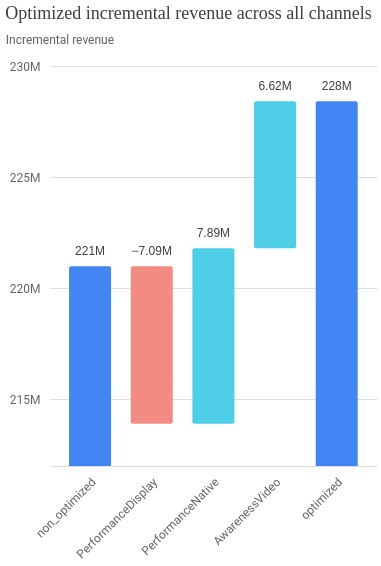

The notebook cell saved with this chart:
### Code cell
fixed_optimizer.plot_incremental_outcome_delta()

### Figure 1 — Vega-Lite specification as saved in the notebook (floating-point values rounded to 4 significant figures)
{"config": {"view": {"continuousWidth": 300, "continuousHeight": 300, "strokeOpacity": 0}, "axis": {"labelColor": "#5F6368", "labelFont": "Roboto", "labelFontSize": 12, "titleColor": "#5F6368", "titleFont": "Roboto", "titleFontSize": 12, "titleFontWeight": "normal"}}, "layer": [{"mark": {"type": "bar", "clip": true, "cornerRadius": 2, "size": 42}, "encoding": {"color": {"condition": [{"test": "datum.channel === 'non_optimized' || datum.channel === 'optimized'", "value": "#4285F4"}, {"test": "datum.incremental_outcome < 0", "value": "#F28B82"}], "value": "#4ECDE6"}, "tooltip": [{"field": "channel", "type": "nominal"}, {"field": "incremental_outcome", "type": "quantitative"}], "x": {"axis": {"domainColor": "#DADCE0", "labelAngle": -45, "labelPadding": 10, "ticks": false}, "field": "channel", "scale": {"paddingOuter": 0.2}, "sort": null, "title": null, "type": "nominal"}, "y": {"axis": {"domain": false, "labelExpr": "replace(format(datum.value, '.3~s'), 'G', 'B')", "labelPadding": 10, "tickCount": 5, "ticks": false, "title": "Incremental revenue", "titleAlign": "left", "titleAngle": 0, "titleY": -20}, "field": "prev_sum", "scale": {"domain": [212900000.0, 229400000.0]}, "type": "quantitative"}, "y2": {"field": "sum_outcome"}}, "transform": [{"window": [{"op": "sum", "field": "incremental_outcome", "as": "sum_outcome"}, {"op": "lead", "field": "channel", "as": "lead_channel"}]}, {"calculate": "datum.lead_channel === null ? datum.channel : datum.lead_channel", "as": "calc_lead"}, {"calculate": "datum.channel === 'optimized' ? 0 : datum.sum_outcome - datum.incremental_outcome", "as": "prev_sum"}, {"calculate": "datum.channel === 'optimized' ? replace(format(datum.sum_outcome, '.3~s'), 'G', 'B') : replace(format(datum.incremental_outcome, '.3~s'), 'G', 'B')", "as": "calc_amount"}, {"calculate": "datum.sum_outcome < datum.prev_sum ? datum.prev_sum : datum.sum_outcome", "as": "text_pos"}]}, {"mark": {"type": "text", "baseline": "top", "color": "#3C4043", "dy": -20, "fontSize": 12}, "encoding": {"text": {"field": "calc_amount", "type": "nominal"}, "x": {"axis": {"domainColor": "#DADCE0", "labelAngle": -45, "labelPadding": 10, "ticks": false}, "field": "channel", "scale": {"paddingOuter": 0.2}, "sort": null, "title": null, "type": "nominal"}, "y": {"field": "text_pos", "type": "quantitative"}}, "transform": [{"window": [{"op": "sum", "field": "incremental_outcome", "as": "sum_outcome"}, {"op": "lead", "field": "channel", "as": "lead_channel"}]}, {"calculate": "datum.lead_channel === null ? datum.channel : datum.lead_channel", "as": "calc_lead"}, {"calculate": "datum.channel === 'optimized' ? 0 : datum.sum_outcome - datum.incremental_outcome", "as": "prev_sum"}, {"calculate": "datum.channel === 'optimized' ? replace(format(datum.sum_outcome, '.3~s'), 'G', 'B') : replace(format(datum.incremental_outcome, '.3~s'), 'G', 'B')", "as": "calc_amount"}, {"calculate": "datum.sum_outcome < datum.prev_sum ? datum.prev_sum : datum.sum_outcome", "as": "text_pos"}]}], "data": {"name": "data-71e8d115614ab1792b4ab1dc7eed9372"}, "height": 400, "title": {"text": "Optimized incremental revenue across all channels", "anchor": "start", "color": "#3C4043", "font": "Google Sans Display", "fontSize": 18, "fontWeight": "normal", "offset": 10}, "width": 326.8, "$schema": "https://vega.github.io/schema/vega-lite/v5.20.1.json", "datasets": {"data-71e8d115614ab1792b4ab1dc7eed9372": [{"channel": "non_optimized", "incremental_outcome": 221000000.0}, {"channel": "PerformanceDisplay", "incremental_outcome": -7090000.0}, {"channel": "PerformanceNative", "incremental_outcome": 7891000.0}, {"channel": "AwarenessVideo", "incremental_outcome": 6620000.0}, {"channel": "optimized", "incremental_outcome": 0.0}]}}
